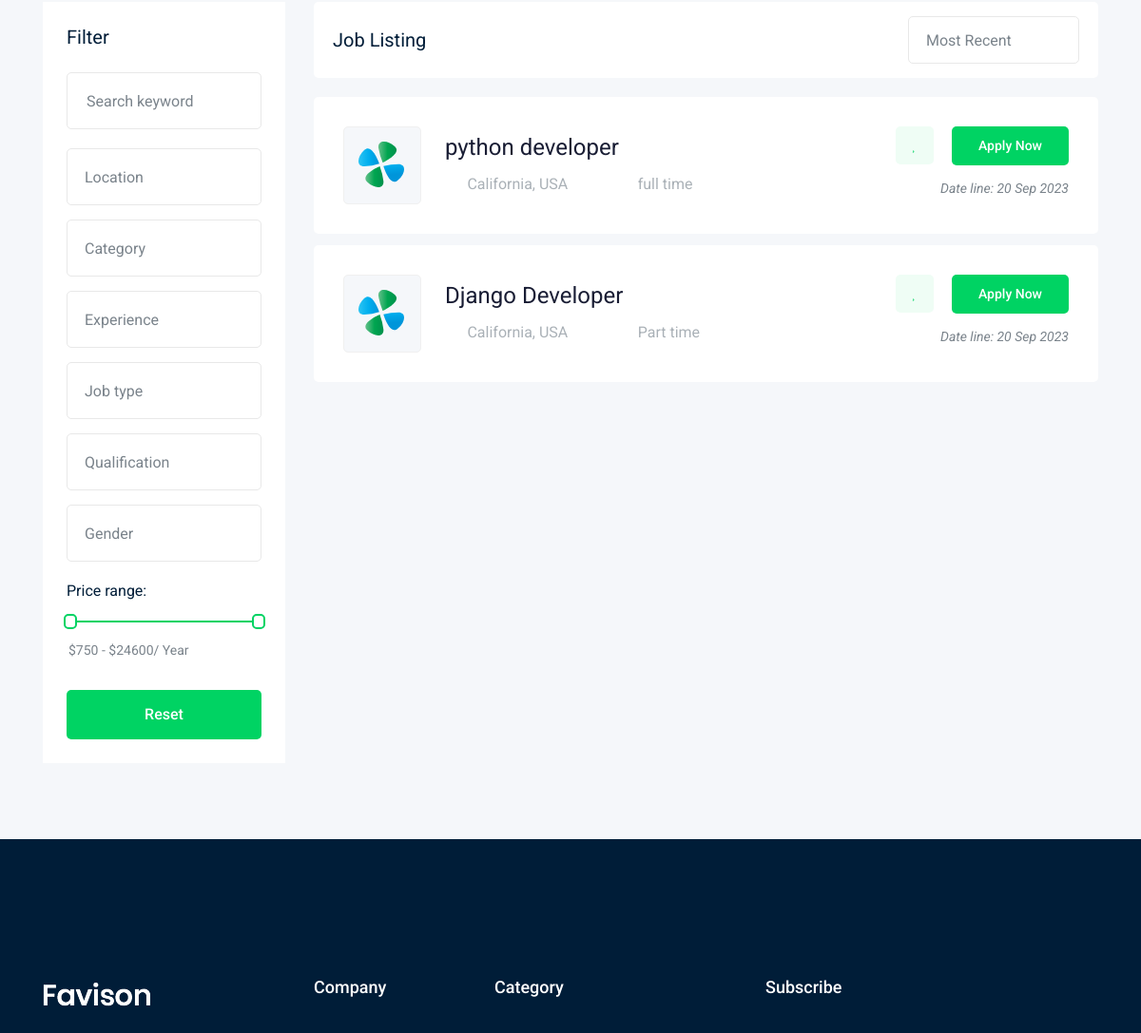
Before: /job/ (middle part) with the older database file.
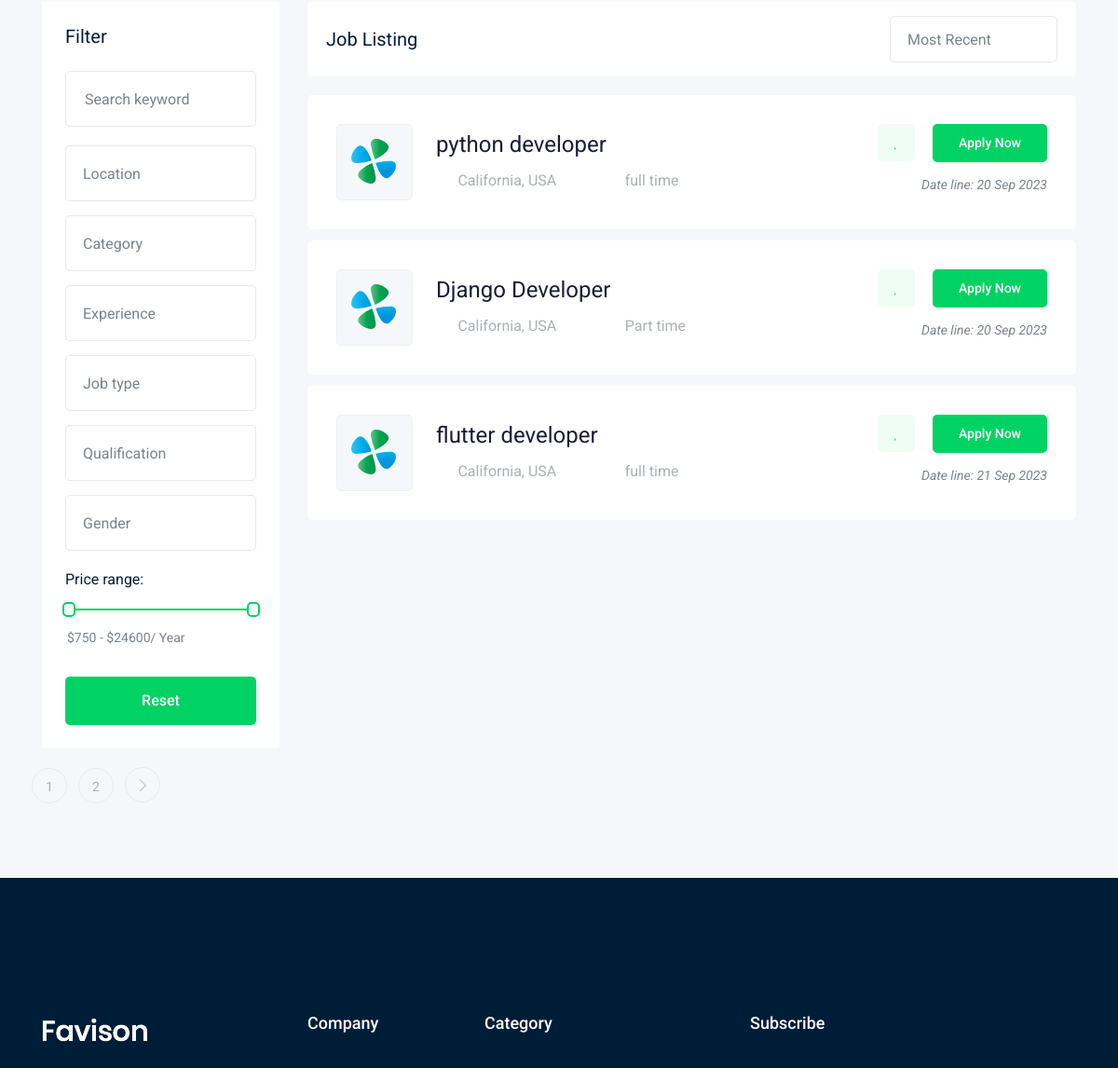
After: the same page with the newer database file.
### job/models.py (models this page shows, shortened)
class job(models.Model):
    title=models.CharField(max_length=100)
    author=models.ForeignKey(User,related_name="job_owner",on_delete=models.CASCADE)
    job_type=models.CharField(max_length=15,choices=Job_type)
    description=models.TextField(max_length=1000)
    published_At=models.DateTimeField(auto_now=True)
    vacancy=models.IntegerField(default=1)
    salary=models.IntegerField(default=0)
    experience=models.IntegerField(default=1)
    category=models.ForeignKey('category',on_delete=models.CASCADE)
    img=models.ImageField(upload_to=image_upload_name)
    slug=models.SlugField(blank=True,null=True)
    def __str__(self):
        return self.title

### job/views.py (the view)
# urls.py: path('', views.Job_list,name='job_list'),
def Job_list(request):
    Job_list=job.objects.all()
    paginator = Paginator(Job_list, 3)
    page_number = request.GET.get("page")
    page_obj = paginator.get_page(page_number)
    context={'jobs':page_obj}
    return render(request,'jobs/jobs_list.html',context)

### job/templates/jobs/jobs_list.html (shortened to what the changed rows need)
{% extends 'base.html' %}
{% block body %}
    <div class="job_listing_area plus_padding">
        <div class="container">
            <div class="row">
                <div class="col-lg-9">
                    <div class="job_lists m-0">
                        <div class="row">
                            {% for job in jobs %}
                            <div class="col-lg-12 col-md-12">
                                <div class="single_jobs white-bg d-flex justify-content-between">
                                    <div class="jobs_left d-flex align-items-center">
                                        <div class="thumb">
                                            <img src="img/svg_icon/1.svg" alt="">
                                        </div>
                                        <div class="jobs_conetent">
                                            <a href="{% url 'jobs:job_detail' job.slug %}"><h4>{{job}}</h4></a>
                                            <div class="links_locat d-flex align-items-center">
                                                <div class="location">
                                                    <p> <i class="fa fa-map-marker"></i> California, USA</p>
                                                </div>
                                                <div class="location">
                                                    <p> <i class="fa fa-clock-o"></i> {{job.job_type}}</p>
                                                </div>
                                            </div>
                                        </div>
                                    </div>
                                    <div class="jobs_right">
                                        <div class="apply_now">
                                            <a class="heart_mark" href="#"> <i class="fa fa-heart"></i> </a>
                                            <a href="{% url 'jobs:job_detail' job.slug %}" class="boxed-btn3">Apply Now</a>
                                        </div>
                                        <div class="date">
                                            <p>Date line: {{job.published_At | date:'d M o'}}</p>
                                        </div>
                                    </div>
                                </div>
                            </div>
                            {% endfor %}
                                </div>
                            </div>
                        </div>
                        {% if jobs.has_other_pages %}
                        <div class="row">
                            <div class="col-lg-12">
                                <div class="pagination_wrap">
                                    <ul>
                                        {% for i in jobs.paginator.page_range %}
                                        <li><a href="?page={{i}}"><span>{{i}}</span></a></li>
                                        {% endfor %}
                                        {% if jobs.has_next %}
                                        <li><a href="?page={{jobs.next_page_number}}"> <i class="ti-angle-right"></i> </a></li>
                                        {% endif %}
                                    </ul>
                                </div>
                            </div>
                        </div>
                        {% endif %}
                    </div>
                </div>
            </div>
{% endblock body%}

Changed rows visible on the page:
added job: title "flutter developer", job_type "full time", published_At "21 Sep 2023"
Other visible differences:
new list line: "1"
new list line: "2"
